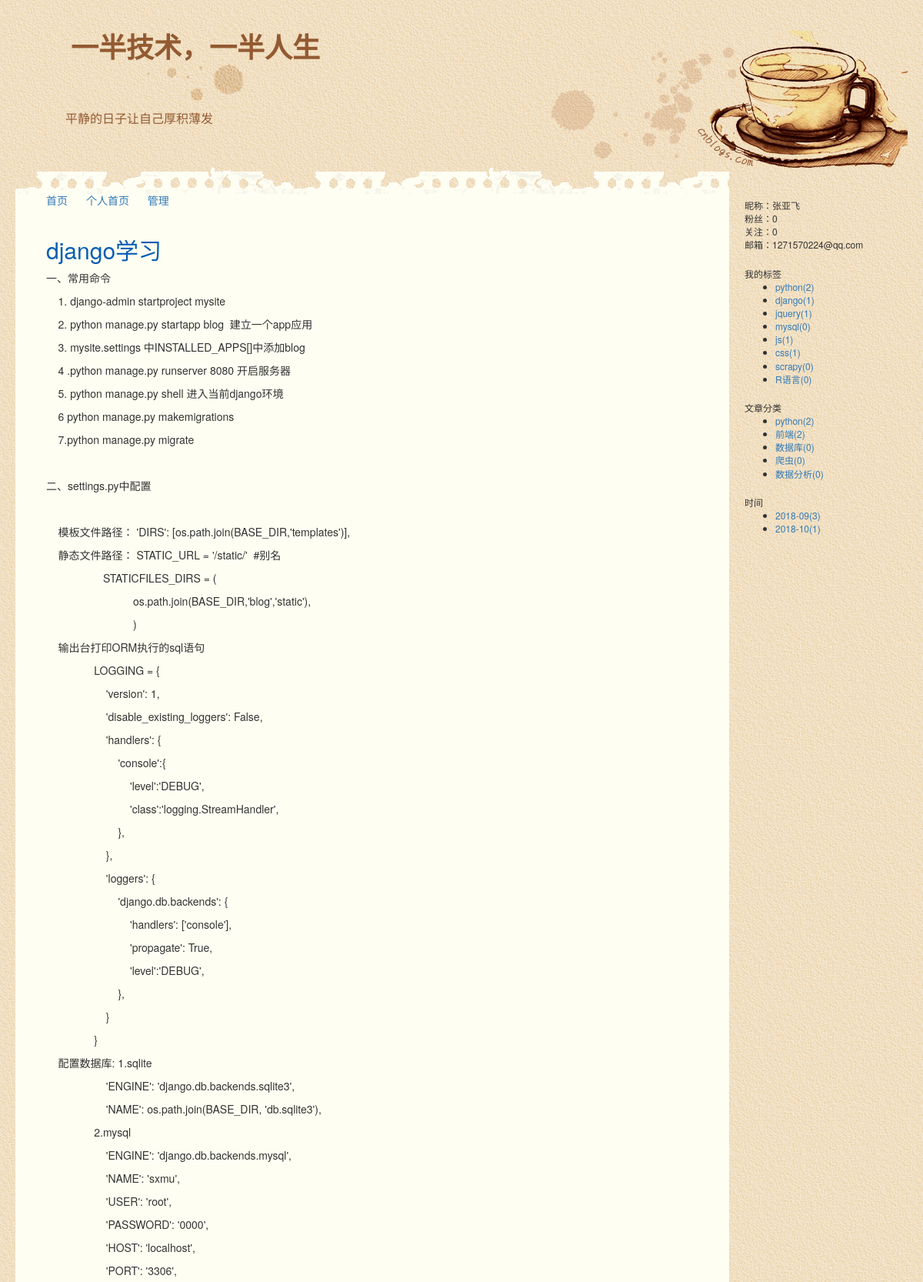
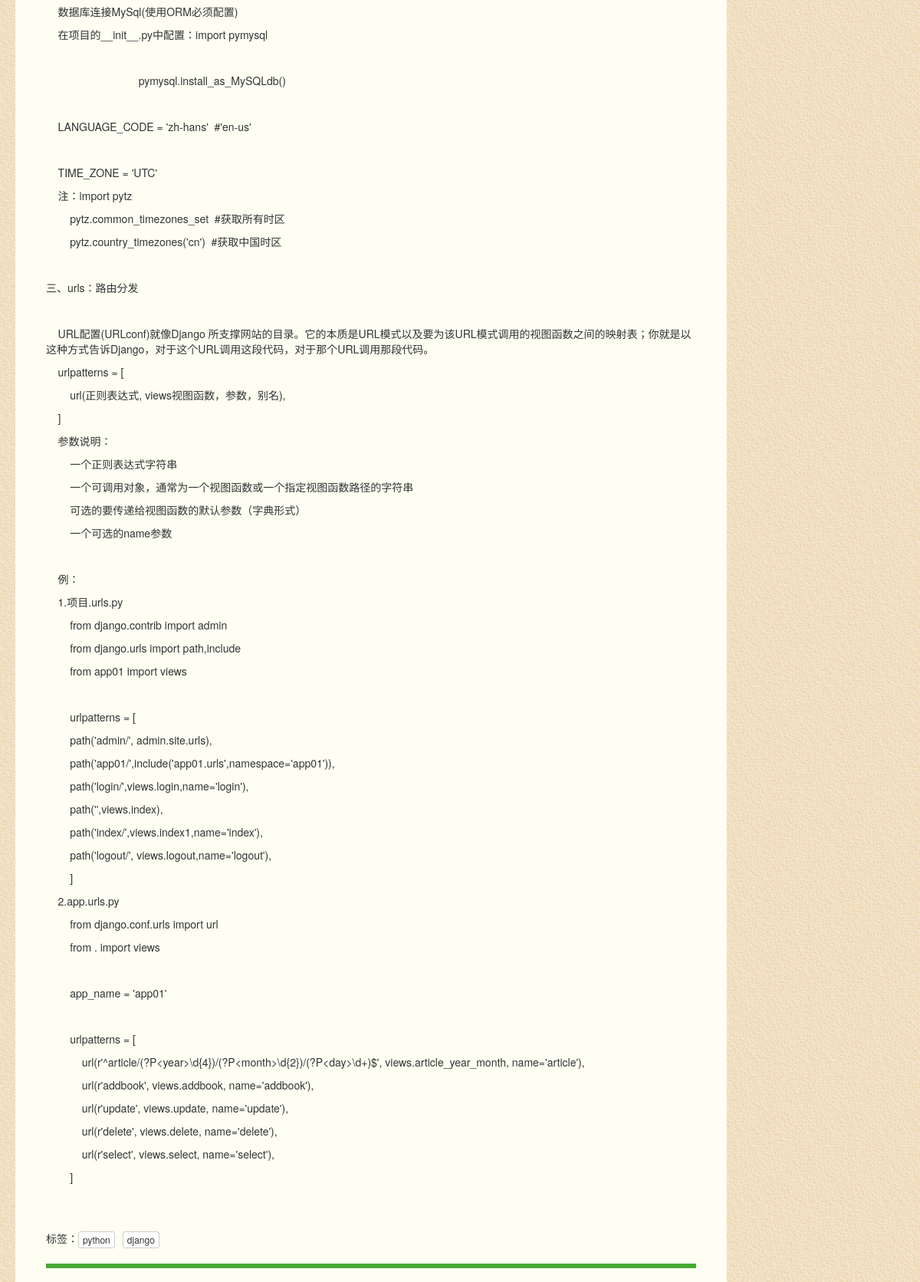
Screenshot of /zhangyafei/2.html (upper part) with the database file from the repository (2 pictures, top to bottom).
### repository/models.py (models this page shows, shortened)
class Blog(models.Model):
    suffix = models.CharField(max_length=32,verbose_name='主站名称',unique=True)
    theme = models.CharField(max_length=32,verbose_name='博客主题',default='warm')
    title = models.CharField(max_length=32,verbose_name='个人博客标题')
    summary = models.CharField(max_length=32,verbose_name='博客简介')
    user = models.OneToOneField('UserInfo',on_delete=models.CASCADE)
    class Meta:
        verbose_name_plural = '博客表'

class UserInfo(models.Model):
    username = models.CharField(max_length=32,verbose_name='用户名',unique=True)
    pwd = models.CharField(max_length=16,verbose_name='密码')
    nickname = models.CharField(max_length=32,verbose_name='昵称',unique=True)
    email = models.EmailField(verbose_name='邮箱',unique=True)
    img = models.ImageField(verbose_name='图片',upload_to='static/upload/photo')
    create_time = models.DateTimeField(verbose_name='创建时间',auto_now_add=True)
    fans = models.ManyToManyField(verbose_name='粉丝们',to='UserInfo',through='Fans',related_name='f',through_fields=('user','fan'))
    class Meta:
        verbose_name_plural = '用户信息'

class Tags(models.Model):
    title = models.CharField(max_length=32)
    blog = models.ForeignKey('Blog',on_delete=models.CASCADE)
    class Meta:
        verbose_name_plural = '标签'
    def __str__(self):
        return self.title

class Classification(models.Model):
    title = models.CharField(max_length=32,verbose_name='分类标题')
    blog = models.ForeignKey('Blog',verbose_name='所属博客',related_name='classification',on_delete=models.CASCADE)
    class Meta:
        verbose_name_plural = '分类'

class Article(models.Model):
    title = models.CharField(max_length=32,verbose_name='标题')
    summary = models.CharField(max_length=128,verbose_name='概述')
    detail = HTMLField(verbose_name='正文')
    create_time = models.DateTimeField(verbose_name='创建时间',auto_now_add=True)
    read_count = models.IntegerField(default=0,verbose_name='阅读次数')
    up_count = models.IntegerField(default=0,verbose_name='点赞次数')
    down_count = models.IntegerField(default=0,verbose_name='踩次数')
    comment_count = models.IntegerField(default=0,verbose_name='评论次数')
    img = models.ImageField(verbose_name='文章封面',upload_to='static/upload/artcle',null=True)
    blog = models.ForeignKey(to='Blog',verbose_name='所属博客',on_delete=models.CASCADE,related_name='article')
    article_classification = models.ForeignKey('Classification',verbose_name='个人博客文章分类',on_delete=models.SET_NULL,null=True,related_name='classification')
    publish_choices = (
        (0,'未发布'),
        (1,'已发布'),
    )
    publish = models.IntegerField(choices=publish_choices,default=0)
    type_choices = [(1,'Python全栈'),(2,'大数据'),(3,'WEB开发'),(4,'前端与移动开发'),(5,'运维'),(6,'数据库')]
    article_type_id = models.IntegerField(choices=type_choices,default=None,verbose_name='文章类型')
    tags = models.ManyToManyField(to='Tags',through='Ariticle_Tags',through_fields=('article','tag'))
    class Meta:
        verbose_name_plural = '文章'

### web/views/home.py (the view)
# urls.py: url(r'^(\w+)/(\d+).html$',home.article_detail,name='article_detail'),
def article_detail(request,blog_site,id):
    article = Article.objects.filter(id=id).first()
    blog = Blog.objects.filter(suffix=blog_site).select_related('user').first()
    article_list = Article.objects.filter(blog=blog).order_by('-id')
    tag_list = Tags.objects.filter(blog=blog).all()
    classification_list = Classification.objects.filter(blog=blog).all()
    date_list = Article.objects.filter(blog=blog).raw(
        'select id,count(id) as num,strftime("%Y-%m",create_time) as ctime from repository_article group by strftime("%Y-%m",create_time)')
    commment_list = Comment.objects.filter(article_id=id)
    commment_list_count = commment_list.count()
    base_url = reverse(article_detail,args=[blog_site,id])
    page_obj = Pagination(commment_list_count,request.GET.get('p'))
    page_str = page_obj.page_str(base_url)
    article.up_count = Article_like_dislike.objects.filter(like=True,article_id=id).count()
    article.down_count = Article_like_dislike.objects.filter(like=False,article_id=id).count()
    context = {'blog': blog, 'article_list': article_list, 'tag_list': tag_list,
               'classification_list': classification_list, 'date_list': date_list,
               'article':article,'comment_list':commment_list,'page_str':page_str,
               'page_obj':page_obj}
    return render(request,'home_article_detail.html',context)

### utils/pagination.py (called while the page is built, shortened)
    @property
    def num_pages(self):
        a,b = divmod(self.total_count,self.per_page_num)
        if b == 0:
            return a
        return a+1

    def pager_num_range(self):
        if self.num_pages < self.max_page_num:
            return range(1, self.num_pages + 1)

### templates/home_article_detail.html (shortened to what this page needs)
{% extends 'home_layout.html' %}
{% block content %}
    <div class="article-title">
        <h2>{{ article.title }}</h2>
    </div>
    <div class="article-detail">
        {{ article.detail|safe }}
    </div>
    <div>标签：{% for tag in article.tags.all %}<span class="btn btn-default btn-xs" style="margin-right: 10px;">{{ tag }}</span>{% endfor %}</div>
    <hr style="border: 3px solid #47aa34">
{% endblock %}
{% block js %}
    {% load staticfiles %}
{% endblock %}

### templates/home_layout.html (shortened to what this page needs)
<!DOCTYPE html>
<html lang="en">
<head>
    <link rel="stylesheet" href="/static/plugins/bootstrap-3.3.7-dist/css/bootstrap.css">
    <link rel="stylesheet" href="/static/plugins/font-awesome-4.7.0/css/font-awesome.css">
    <link rel="stylesheet" href="/static/css/theme/{{ blog.theme }}.css">
</head>
<body>
<div class="pg-header">
    <div class="title">
        <h1><a href="{% url 'home' blog_site=blog.suffix %}">{{ blog.title }}</a></h1>
        <span class="summary">{{ blog.summary }}</span>
    </div>
    <div class="menu-list">
        <a class="menu-item" href="/">首页</a>
        <a class="menu-item" href="{% url 'home' blog_site=blog.suffix %}">个人首页</a>
        <a class="menu-item" href="{% url 'backend:backend_index' %}">管理</a>
    </div>
</div>
<div class="pg-body">
    <div class="pg-menu">
        <div class="notice">
            <div class="notice-body">
                <ul>
                    <li>昵称：{{ blog.user.nickname }}</li>
                    <li>粉丝：{{ blog.user.fans.count }}</li>
                    <li>关注：{{ blog.user.f.count }}</li>
                    <li>邮箱：{{ blog.user.email }}</li>
                </ul>
            </div>
        </div>
        <div class="tags">
            <div class="tags-header">我的标签</div>
            <div class="tags-body">
                <ul>
                    {% for tag in tag_list %}
                        <li>
                            <a href="{% url 'filter' blog.suffix 'tag' tag.id %}">{{ tag.title }}({{ tag.article_set.count }})</a>
                        </li>
                    {% endfor %}
                </ul>
            </div>
        </div>
        <div class="types">
            <div class="types-header">文章分类</div>
            <div class="types-body">
                <ul>
                    {% for type in classification_list %}
                        <li>
                            <a href="{% url 'filter' blog.suffix 'types' type.id %}">{{ type.title }}({{ type.classification.count }})</a>
                        </li>
                    {% endfor %}
                </ul>
            </div>
        </div>
        <div class="dates">
            <div class="dates-header">时间</div>
            <div class="dates-body">
                <ul>
                    {% for date in date_list %}
                        <li>
                            <a href="{% url 'filter' blog.suffix 'date' date.ctime %}">{{ date.ctime }}({{ date.num }})</a>
                        </li>
                    {% endfor %}
                </ul>
            </div>
        </div>
    </div>
    <div class="pg-content">
        {% block content %}{% endblock %}
</div>
</body>
</html>

### static/css/theme/warm.css (style rules this page uses)
body { margin: 0; padding: 20px; min-height: 101%; background: url("/static/css/theme/bg_body.gif") left top; }
.pg-header { background: url("/static/css/theme/coffee.gif") right top no-repeat; height: 178px; }
.title { background: url("/static/css/theme/bg_title.gif") 170px 40px no-repeat; height: 210px; clear: both; }
.title a { color: #935A32; font-weight: bold; margin-left: 2em; font-family: "黑体", "ms song", "宋体", "Arial", "verdana", "Helvetica", "sans-serif"; }
.summary { display: inline-block; margin-top: 50px; margin-left: 65px; font-size: 16px; color: #935A32; }
.menu-list { width: 90%; height: 40px; margin: auto; margin-left: 40px; }
.menu-list .menu-item { padding-right: 20px; }
.pg-body { width: 100%; }
.pg-menu { float: right; width: 20%; padding-top: 20px; padding-left: 20px; font-size: 12px; }
.pg-menu>div { margin-top: 20px; }
.notice-body ul { padding-left: 0; list-style: none; }
.pg-content { width: 80%; margin: auto auto 20px auto; float: left; background: #FEFEF2 url("/static/css/theme/bg_left.gif") left top repeat-x; padding-top: 70px; padding-right: 40px; padding-left: 40px; padding-bottom: 100px; }

### templates/home_article_detail.html (style rules this page uses)
.article-title { width: 100%; color: #075DB3; font-weight: bold; }
.article-detail { width: 100%; padding-bottom: 50px; }
.article-title, .article-detail, .author-profile, .author-photo, .author-profile-detail { float: left; }

### rows the page displays
Blog: title "一半技术，一半人生", summary "平静的日子让自己厚积薄发", user.nickname "张亚飞", user.fans.count "0", user.f.count "0", user.email "1271570224@qq.com"
Tags: title "python", article_set.count "2"
Tags: title "django", article_set.count "1"
Tags: title "jquery", article_set.count "1"
Tags: title "mysql", article_set.count "0"
Tags: title "js", article_set.count "1"
Tags: title "css", article_set.count "1"
Tags: title "scrapy", article_set.count "0"
Tags: title "R语言", article_set.count "0"
Classification: title "python", classification.count "2"
Classification: title "前端", classification.count "2"
Classification: title "数据库", classification.count "0"
Classification: title "爬虫", classification.count "0"
Classification: title "数据分析", classification.count "0"
Article: ctime "2018-09", num "3"
Article: ctime "2018-10", num "1"
Article: title "django学习", detail "一、常用命令 1. django-admin startproject mysite 2. python manage.py startapp blog 建立一个app应用 3. mysite.settings 中INSTALLED_APPS[]中添加blog 4 .python manage.py runserver 8080 开启服务器 5. python manage.py shell 进入当前django环境 6 python manage.py makemigrations 7.python manage.py migrate 二、settings.py中配置 模板文件路径： 'DIRS': [os.path.join(BASE_DIR,'templates')], 静态文件路径： STATIC_URL = '/static/' #别名 STATICFILES_DIRS = ( os.path.join(BASE_DIR,'blog','static'), ) 输出台打印ORM执行的sql语句 LOGGING = { 'version': 1, 'disable_existing_loggers': False, 'handlers': { 'console':{ 'level':'DEBUG', 'class':'logging.StreamHandler', }, }, 'loggers': { 'django.db.backends': { 'handlers': ['console'], 'propagate': True, 'level':'DEBUG',…"
